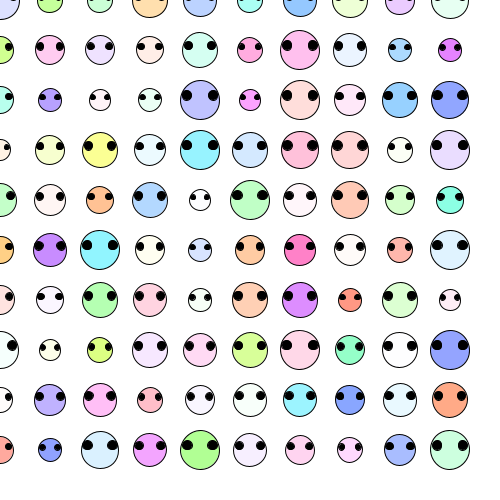
Frame 1 (no input)
Frame 60 (the mouse pressed at the canvas centre just before this capture): identical to frame 1, image omitted
Frame 120 (the mouse held since frame 60 and released just before this capture): identical to frame 1, image omitted

The Processing sketch that drew this single still picture (run headless with seeded random() and noise(); from frame 60 on, the mouse is pressed at the canvas centre):

// Processing sketch: OOP_00
// ── OOP_00.pde



void setup() {
  size(500, 500);
  colorMode(HSB, 100, 100, 100);
  background(100, 0, 100);
  for (int i = 0; i<width; i+=50) {
    for (int j = 0; j<height; j+=50) {
      color colorCara = color(random(100), random(50), 100);
      cara(i, j, 20 + random(20), colorCara);
    }
  }
}

void draw() {
}

void cara(float x, float y, float s, color c) {
  fill(c);
  ellipse(x, y, s, s);
  fill(0);
  ellipse(x - s/3, y - s/8, s/4, s/4);
  ellipse(x + s/3, y - s/8, s/4, s/4);
}
